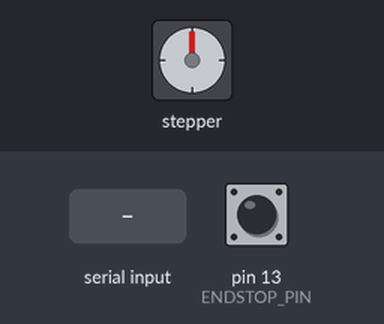
Recording of a sketch running on a simulated Arduino Uno, built with avr-gcc and run on an emulated ATmega328P. Shown: stepper motor. Inputs (shaded band) come from the test bench; at power-on: pin 13 (ENDSTOP_PIN) HIGH. Stepper angles assume 200 steps per turn; what the sketch prints to the serial monitor is not drawn.

Above: at 1.5 s.
1.6 s: "home\n" received over Serial
At 1.76 s:
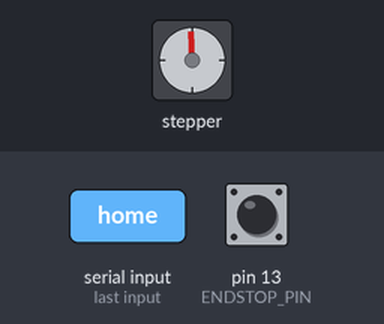
4.6 s: pin 13 (ENDSTOP_PIN) pulled LOW for 0.15 s
6.6 s: "mm=90\n" received over Serial
At 8.1 s:
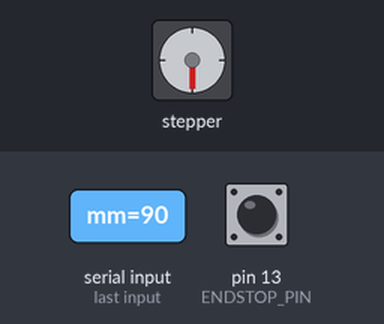
9.0 s: "g0\n" received over Serial
At 9.4 s:
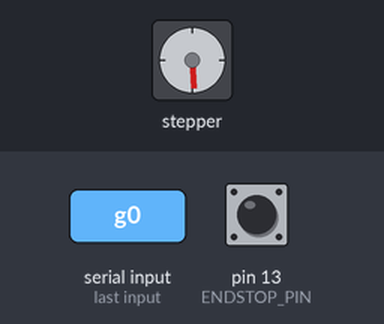
Timing chart, 0 to 12.0 s (numbered marks = the images above; inputs shaded):
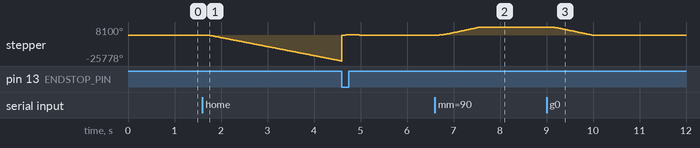

Measured:
- after the input at 1.6 s, stepper: keeps turning counter-clockwise at about 8667°/s, starting at once
- after the input at 6.6 s, stepper: turns 8100° clockwise in 0.96 s, starting at once
- after the input at 9.0 s, stepper: turns 8100° counter-clockwise in 0.97 s, starting at once

The sketch:

motor_ejey_endstop.ino
```cpp
#include <FastAccelStepper.h>

// ===== Pines =====
#define STEP_PIN 18
#define DIR_PIN  19
#define ENDSTOP_PIN 13

// Cambia a 0 si tu endstop es NC
#define ENDSTOP_ACTIVE_LOW 1

// ===== Motor / Driver =====
FastAccelStepperEngine engine;
FastAccelStepper* stepper = nullptr;

// ===== Parámetros =====
float STEPS_PER_MM = 50.0f;   // pasos por mm
int SPEED_HZ = 10000;         // pasos/s
int ACCEL    = 20000;         // pasos/s²

// ===== Homing =====
const bool HOME_TOWARD_NEG = true;    // true = hacia atrás
const float HOME_BACKOFF_MM = 3.0f;   // retrocede un poco al liberar
const int HOME_FAST_HZ = 5000;        // velocidad rápida
const int HOME_SLOW_HZ = 1200;        // velocidad lenta

bool HOMED = false; // bandera de homing completado

String cmd;

// ==================== Funciones ====================

inline long mmToSteps(float mm) {
  return (long)round(mm * STEPS_PER_MM);
}

inline bool endstopPressed() {
  int v = digitalRead(ENDSTOP_PIN);
  return ENDSTOP_ACTIVE_LOW ? (v == LOW) : (v == HIGH);
}

// Espera hasta que termine el movimiento
void waitUntilStop() {
  while (stepper->isRunning()) {
    delay(1);
  }
}

// ---------------- HOMING ----------------
void goHome() {
  Serial.println(F("\n=== INICIANDO HOMING ==="));
  HOMED = false;

  // Configuración inicial
  stepper->setAcceleration(ACCEL);
  stepper->setSpeedInHz(HOME_FAST_HZ);

  long direction = HOME_TOWARD_NEG ? -1 : 1;

  // 1) Búsqueda rápida hacia el endstop
  Serial.println(F("→ Búsqueda rápida del endstop..."));
  stepper->move(direction * mmToSteps(1000));  // recorrido máximo
  while (stepper->isRunning()) {
    if (endstopPressed()) {
      stepper->forceStopAndNewPosition(0);  // detener y fijar posición
      break;
    }
  }

  if (!endstopPressed()) {
    Serial.println(F("❌ ERROR: no se detectó el endstop."));
    // 🔁 restaurar velocidad normal antes de salir
    stepper->setSpeedInHz(SPEED_HZ);
    stepper->setAcceleration(ACCEL);
    return;
  }

  // 2) Retroceso corto para liberar el switch
  Serial.println(F("→ Retroceso corto..."));
  stepper->setSpeedInHz(HOME_SLOW_HZ);
  stepper->move(-direction * mmToSteps(HOME_BACKOFF_MM));
  waitUntilStop();
  delay(100);

  // 3) Aproximación lenta al endstop
  Serial.println(F("→ Aproximación lenta..."));
  stepper->move(direction * mmToSteps(HOME_BACKOFF_MM * 2));
  while (stepper->isRunning()) {
    if (endstopPressed()) {
      stepper->forceStopAndNewPosition(0);
      break;
    }
  }

  // 4) Homing completado
  stepper->setCurrentPosition(0);
  HOMED = true;
  Serial.println(F("✅ Homing completado. Posición actual = 0 mm"));

  // 🔁 Restaurar velocidad y aceleración normales
  stepper->setSpeedInHz(SPEED_HZ);
  stepper->setAcceleration(ACCEL);
  Serial.println(F("⚙️ Velocidad restaurada a la normal.\n"));
}

// ---------------- MOVER A 0 ----------------
void goToZero() {
  if (!HOMED) {
    Serial.println(F("⚠️ Primero debes ejecutar 'home'"));
    return;
  }

  Serial.println(F("→ Moviendo a posición 0..."));
  long target = 0 - stepper->getCurrentPosition();
  stepper->move(target);
  waitUntilStop();
  Serial.println(F("OK: en posición 0"));
}

// ---------------- HELP ----------------
void printHelp() {
  Serial.println(F("\nComandos disponibles:"));
  Serial.println(F("  home      -> ejecutar homing (ir al endstop y fijar 0)"));
  Serial.println(F("  g0        -> ir al punto 0"));
  Serial.println(F("  mm=<n>    -> mover n mm"));
  Serial.println(F("  pos?      -> mostrar posición actual"));
  Serial.println(F("  help      -> mostrar esta ayuda\n"));
}

// ---------------- COMANDOS ----------------
void parseCommand(String s) {
  s.trim(); s.toLowerCase();
  if (s == "help") { printHelp(); return; }
  if (s == "home") { goHome(); return; }
  if (s == "g0") { goToZero(); return; }
  if (s == "pos?") {
    long pos = stepper->getCurrentPosition();
    Serial.print(F("Posición actual: "));
    Serial.print(pos);
    Serial.print(F(" pasos ("));
    Serial.print(pos / STEPS_PER_MM, 2);
    Serial.println(F(" mm)"));
    return;
  }

  // Movimiento directo mm=<n>
  if (s.startsWith("mm=")) {
    float mm = s.substring(3).toFloat();
    long steps = mmToSteps(mm);
    Serial.print(F("→ Mover "));
    Serial.print(mm);
    Serial.println(F(" mm"));
    stepper->move(steps);
    waitUntilStop();
    Serial.println(F("OK: movimiento completado"));
    return;
  }

  Serial.println(F("Comando desconocido. Escribe 'help'"));
}

// ==================== SETUP ====================
void setup() {
  Serial.begin(115200);
  delay(300);
  Serial.println(F("ESP32 + TB6600 con HOMING y ENDSTOP (pin 13)"));
  Serial.println(F("Escribe 'help' para ver comandos.\n"));

  pinMode(ENDSTOP_PIN, INPUT_PULLUP);

  engine.init();
  stepper = engine.stepperConnectToPin(STEP_PIN);
  if (!stepper) {
    Serial.println(F("Error al inicializar el motor."));
    while (1);
  }

  // Dirección invertida
  stepper->setDirectionPin(DIR_PIN, false);
  stepper->setAutoEnable(false);

  // Configuración inicial
  stepper->setSpeedInHz(SPEED_HZ);
  stepper->setAcceleration(ACCEL);
}

// ==================== LOOP ====================
void loop() {
  while (Serial.available()) {
    char c = Serial.read();
    if (c == '\n' || c == '\r') {
      if (cmd.length() > 0) {
        parseCommand(cmd);
        cmd = "";
      }
    } else {
      cmd += c;
    }
  }
}
```
